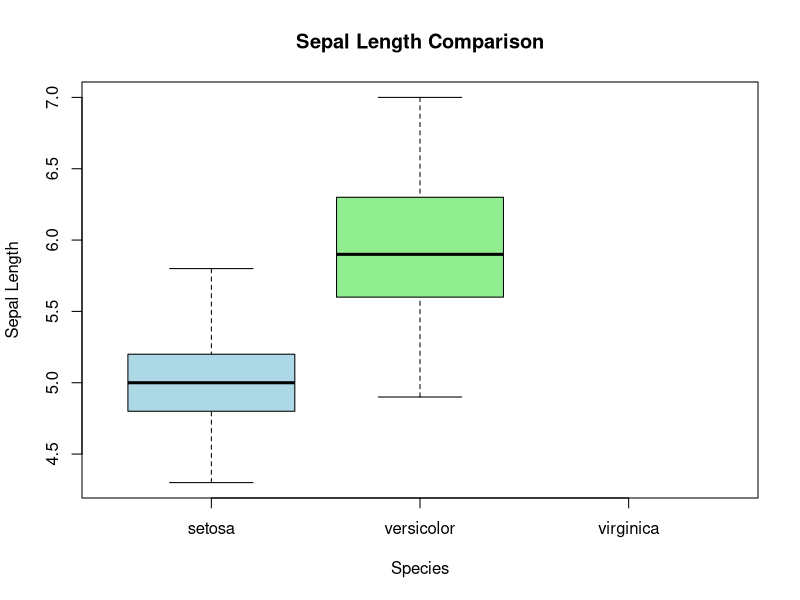
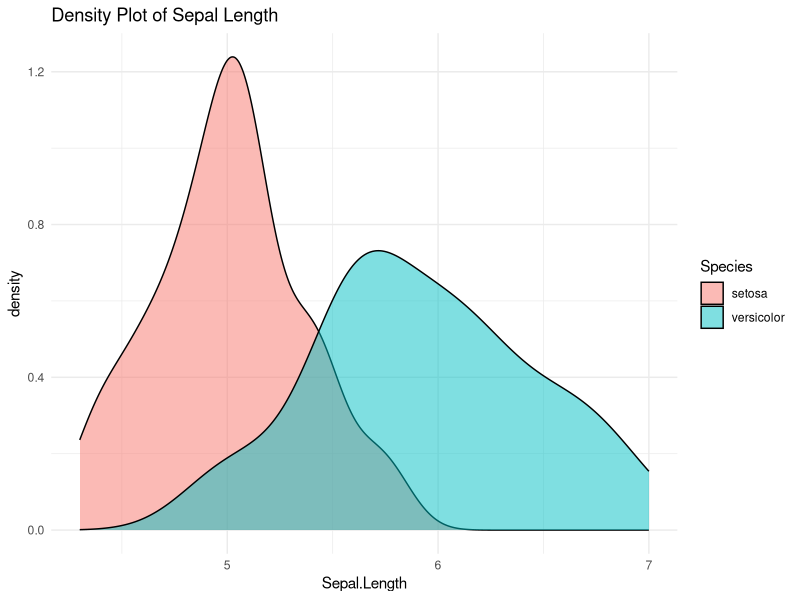

These charts were generated, in order, by the following R code:
# Load dataset 
data(iris)  ##150 observations of three species of flowers (setosa, versicolor, and virginica) with four features: 
#sepal.length # sepal width # petal length ## petal width

# View first few rows
head(iris)

# Summary statistics
summary(iris)

#Let's test if there is a significant difference in the Sepal.Length between setosa and versicolor species.

#H₀ (Null Hypothesis): No difference in mean Sepal.Length between setosa and versicolor.
#H₁ (Alternative Hypothesis): A difference exists in mean Sepal.Length between setosa and versicolor.

#Data preprocessing ##We extract data only for setosa and versicolor species
# Subset data for two species
iris_subset <- subset(iris, Species %in% c("setosa", "versicolor"))

# Check the structure
str(iris_subset)

#4. Check Assumptions for t-test
#Before performing a t-test, we check:
  
  #Normality (using Shapiro-Wilk test)
#Equal Variance (using F-test)

# Check normality
shapiro.test(iris_subset$Sepal.Length[iris_subset$Species == "setosa"])
shapiro.test(iris_subset$Sepal.Length[iris_subset$Species == "versicolor"])

# Check equal variance using F-test
var.test(Sepal.Length ~ Species, data = iris_subset)

#If p-value > 0.05, normality assumption is met.
#If p-value > 0.05, equal variance assumption is met 
#if equal variance then we reject null hypothesis
#p-value < 0.05 in F-test → Strong evidence that variances are significantly different.
#Equal variance assumption is violated → Use Welch’s t-test instead of a standard t-test.

#5. Perform t-test
#Based on assumption checks, we run a t-test.
# Perform two-sample t-test
t.test(Sepal.Length ~ Species, data = iris_subset, var.equal = FALSE)

#pvalue-  Probability of obtaining this result if H₀ is true.
#If p < 0.05, we reject H₀ and conclude a significant difference

##Welch’s t-test gives a more reliable result than the standard t-test when variances are unequal


#6. Calculate Degrees of Freedom (df)
#For a two-sample t-test:
n1 <- sum(iris_subset$Species == "setosa")
n2 <- sum(iris_subset$Species == "versicolor")
df <- (n1 + n2 - 2)
df
#7. Critical Value & Rejection Zone
#Using qt(), we find the critical t-value at α = 0.05 (two-tailed).

# Critical t-value
alpha <- 0.05
t_critical <- qt(1 - alpha/2, df)
t_critical

#Rejection Region: If t-statistic > ± t_critical, reject H₀

#8. Type I & Type II Errors
#Type I Error (α): Rejecting H₀ when it's true (false positive).
#Type II Error (β): Failing to reject H₀ when it's false (false negative).
# Type I Error probability (fixed at 0.05)
alpha <- 0.05

# Type II Error & Power (using power.t.test)
power.t.test(n = min(n1, n2), delta = mean(iris_subset$Sepal.Length[iris_subset$Species == "setosa"]) - mean(iris_subset$Sepal.Length[iris_subset$Species == "versicolor"]),
             sd = sd(iris_subset$Sepal.Length), sig.level = alpha, type = "two.sample", alternative = "two.sided")

#Power (1 − β): Probability of correctly rejecting false H₀.
#Higher power (≥0.8) is preferred. If too low, we increase sample size.


#9. Visualizing Hypothesis Testing
#To visualize the distribution of Sepal.Length, use boxplots and density plots.
# Boxplot
boxplot(Sepal.Length ~ Species, data = iris_subset, col = c("lightblue", "lightgreen"),
        main = "Sepal Length Comparison", ylab = "Sepal Length")

# Density plot
library(ggplot2)
ggplot(iris_subset, aes(x = Sepal.Length, fill = Species)) +
  geom_density(alpha = 0.5) +
  theme_minimal() +
  labs(title = "Density Plot of Sepal Length")



###vole population analysis
# Set random seed for reproducibility
set.seed(123)

# Define parameters
n_island <-50 # Sample size for island population
n_mainland <-50 # Sample size for mainland population
island_mean <-3.75 # Mean dorsal size (cm)
mainland_mean <-3.57 # Mean dorsal size (cm)
common_sd <-0.5 # Common standard deviation

# Generate data
island_voles <-rnorm(n_island, mean = island_mean, sd = common_sd)
mainland_voles <-rnorm(n_mainland, mean = mainland_mean, sd =
                            common_sd)

# Create data frame

vole_data <-data.frame(
  dorsal_size = c(island_voles, mainland_voles),
  population = factor(c(rep("Island", n_island),
                           rep("Mainland", n_mainland)))
  )

# Check normality
shapiro.test(vole_data$dorsal_size[vole_data$population == "Island"])
shapiro.test(vole_data$dorsal_size[vole_data$population == "Mainland"])

# Check equal variance using F-test
var.test(dorsal_size ~ population, data = vole_data)

#for both p values >0.05 means Ho rejected.

# Perform t-test
t_result <-t.test(dorsal_size ~ population,
                     data = vole_data,
                     var.equal = TRUE)
# Print results
print(t_result)
# Calculate effect size
effect_size <-(mean(island_voles)-mean(mainland_voles)) /
  common_sd
print(paste("Cohen’s d =", round(effect_size, 3)))


